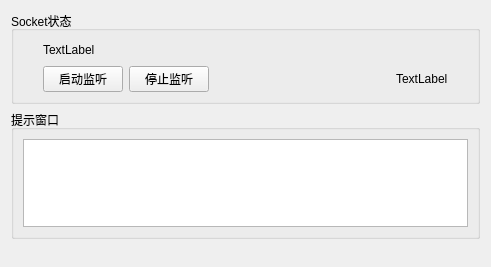
<?xml version="1.0" encoding="UTF-8"?>
<ui version="4.0">
 <class>TcpServeroperatewidget</class>
 <widget class="QWidget" name="TcpServeroperatewidget">
  <property name="geometry">
   <rect>
    <x>0</x>
    <y>0</y>
    <width>491</width>
    <height>267</height>
   </rect>
  </property>
  <property name="windowTitle">
   <string>Form</string>
  </property>
  <layout class="QVBoxLayout" name="verticalLayout_3">
   <item>
    <widget class="QGroupBox" name="groupBox">
     <property name="title">
      <string>Socket状态</string>
     </property>
     <layout class="QVBoxLayout" name="verticalLayout">
      <item>
       <layout class="QHBoxLayout" name="horizontalLayout_2">
        <property name="leftMargin">
         <number>20</number>
        </property>
        <property name="rightMargin">
         <number>20</number>
        </property>
        <item>
         <widget class="QLabel" name="labelSocketState">
          <property name="text">
           <string>TextLabel</string>
          </property>
         </widget>
        </item>
        <item>
         <spacer name="horizontalSpacer_2">
          <property name="orientation">
           <enum>Qt::Horizontal</enum>
          </property>
          <property name="sizeHint" stdset="0">
           <size>
            <width>40</width>
            <height>20</height>
           </size>
          </property>
         </spacer>
        </item>
       </layout>
      </item>
      <item>
       <layout class="QHBoxLayout" name="horizontalLayout_3">
        <property name="leftMargin">
         <number>20</number>
        </property>
        <property name="rightMargin">
         <number>20</number>
        </property>
        <item>
         <widget class="QPushButton" name="pushButtonStart">
          <property name="text">
           <string>启动监听</string>
          </property>
         </widget>
        </item>
        <item>
         <widget class="QPushButton" name="pushButtonStop">
          <property name="text">
           <string>停止监听</string>
          </property>
         </widget>
        </item>
        <item>
         <spacer name="horizontalSpacer_3">
          <property name="orientation">
           <enum>Qt::Horizontal</enum>
          </property>
          <property name="sizeHint" stdset="0">
           <size>
            <width>40</width>
            <height>20</height>
           </size>
          </property>
         </spacer>
        </item>
        <item>
         <widget class="QLabel" name="labelLocalPort">
          <property name="text">
           <string>TextLabel</string>
          </property>
         </widget>
        </item>
       </layout>
      </item>
     </layout>
    </widget>
   </item>
   <item>
    <widget class="QGroupBox" name="groupBox_2">
     <property name="title">
      <string>提示窗口</string>
     </property>
     <layout class="QVBoxLayout" name="verticalLayout_2">
      <item>
       <widget class="QPlainTextEdit" name="textBrowser"/>
      </item>
     </layout>
    </widget>
   </item>
   <item>
    <spacer name="verticalSpacer">
     <property name="orientation">
      <enum>Qt::Vertical</enum>
     </property>
     <property name="sizeHint" stdset="0">
      <size>
       <width>20</width>
       <height>120</height>
      </size>
     </property>
    </spacer>
   </item>
  </layout>
 </widget>
 <resources/>
 <connections/>
</ui>
